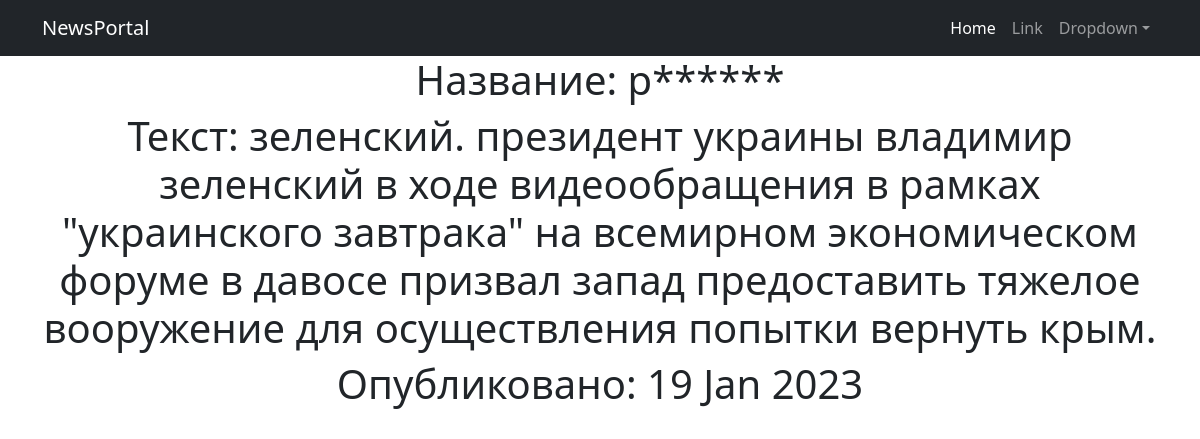
Page /news/11 on the committed database.
### simpleapp/models.py (models this page shows, shortened)
class NewsPortal(models.Model):
    name = models.CharField(
        max_length=50,
        unique=True,  # названия товаров не должны повторяться
    )
    description = models.TextField()
    quantity = models.IntegerField(
        validators=[MinValueValidator(0)],
    )
    time_pub = models.DateField(null=True, blank=True)
    category = models.ForeignKey(
        to='Category',
        on_delete=models.CASCADE,
        related_name='news',  # все продукты в категории будут доступны через поле products
    )
    price = models.FloatField(
        validators=[MinValueValidator(0.0)],
    )

### simpleapp/views.py (the view)
# urls.py: path('<int:pk>', NewDetail.as_view()),
class NewDetail(DetailView):
    model = NewsPortal
    template_name = 'new.html'
    context_object_name = 'new'

### simpleapp/templatetags/custom_filters.py (called while the page is built)
@register.filter()
def censor(text):
    text_censor = ''
    text = text.lower()
    for word in text.split():
        if word.strip('.,"/') in CENS:
            word = word[:1] + '*' * (len(word[1:]))
        text_censor += f' {word}'
    return text_censor

### templates/new.html (shortened to what this page needs)
<!DOCTYPE html>
<html lang="en">
{% extends 'flatpages/default.html' %}
{% load custom_filters %}
{% block content %}
<h1> Название: {{ new.name|censor }}</h1>
<h1>Текст: {{ new.description|censor}} </h1>
<h1>Опубликовано: {{new.time_pub|date:'d M Y'}} </h1>
{% endblock content %}

### rows in the picture
NewsPortal: name|censor "р******", description|censor "зеленский. президент украины владимир зеленский в ходе видеообращения в рамках \"украинского завтрака\" на всемирном экономическом форуме в давосе призвал запад предоставить тяжелое вооружение для осуществления попытки вернуть крым.", time_pub "19 Jan 2023"
